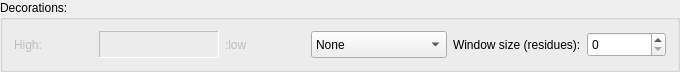
         <widget class="QGroupBox" name="groupBox_3">
          <property name="minimumSize">
           <size>
            <width>680</width>
            <height>0</height>
           </size>
          </property>
          <property name="maximumSize">
           <size>
            <width>16777215</width>
            <height>70</height>
           </size>
          </property>
          <property name="title">
           <string>Decorations:</string>
          </property>
          <layout class="QGridLayout" name="gridLayout_4">
           <item row="0" column="0">
            <widget class="QLabel" name="lblScaleH">
             <property name="enabled">
              <bool>false</bool>
             </property>
             <property name="text">
              <string>High:</string>
             </property>
            </widget>
           </item>
           <item row="0" column="1">
            <widget class="QLabel" name="lblScale">
             <property name="enabled">
              <bool>false</bool>
             </property>
             <property name="minimumSize">
              <size>
               <width>120</width>
               <height>20</height>
              </size>
             </property>
             <property name="maximumSize">
              <size>
               <width>140</width>
               <height>16777215</height>
              </size>
             </property>
             <property name="frameShape">
              <enum>QFrame::Panel</enum>
             </property>
             <property name="frameShadow">
              <enum>QFrame::Sunken</enum>
             </property>
             <property name="text">
              <string/>
             </property>
             <property name="pixmap">
              <pixmap resource="../../../../Volumes/Promise Pegasus/Dropbox/VGenes/Resources/VgenesResources.qrc">:/PNG-Icons/ScalePic.png</pixmap>
             </property>
             <property name="scaledContents">
              <bool>true</bool>
             </property>
            </widget>
           </item>
           <item row="0" column="2">
            <widget class="QLabel" name="lblScaleL">
             <property name="enabled">
              <bool>false</bool>
             </property>
             <property name="text">
              <string>:low</string>
             </property>
            </widget>
           </item>
           <item row="0" column="3">
            <widget class="QComboBox" name="cboDecorate">
             <property name="minimumSize">
              <size>
               <width>30</width>
               <height>27</height>
              </size>
             </property>
             <item>
              <property name="text">
               <string>None</string>
              </property>
             </item>
             <item>
              <property name="text">
               <string>Isoelectric Point (pI)</string>
              </property>
             </item>
             <item>
              <property name="text">
               <string>Instability</string>
              </property>
             </item>
             <item>
              <property name="text">
               <string>Flexibility</string>
              </property>
             </item>
             <item>
              <property name="text">
               <string>Hydrophobicity</string>
              </property>
             </item>
             <item>
              <property name="text">
               <string>Hydrophilicity</string>
              </property>
             </item>
             <item>
              <property name="text">
               <string>Surface</string>
              </property>
             </item>
            </widget>
           </item>
           <item row="0" column="4">
            <widget class="QLabel" name="label_11">
             <property name="text">
              <string>Window size (residues):</string>
             </property>
            </widget>
           </item>
           <item row="0" column="5">
            <widget class="QSpinBox" name="spinBox">
             <property name="minimumSize">
              <size>
               <width>50</width>
               <height>25</height>
              </size>
             </property>
            </widget>
           </item>
          </layout>
         </widget>
